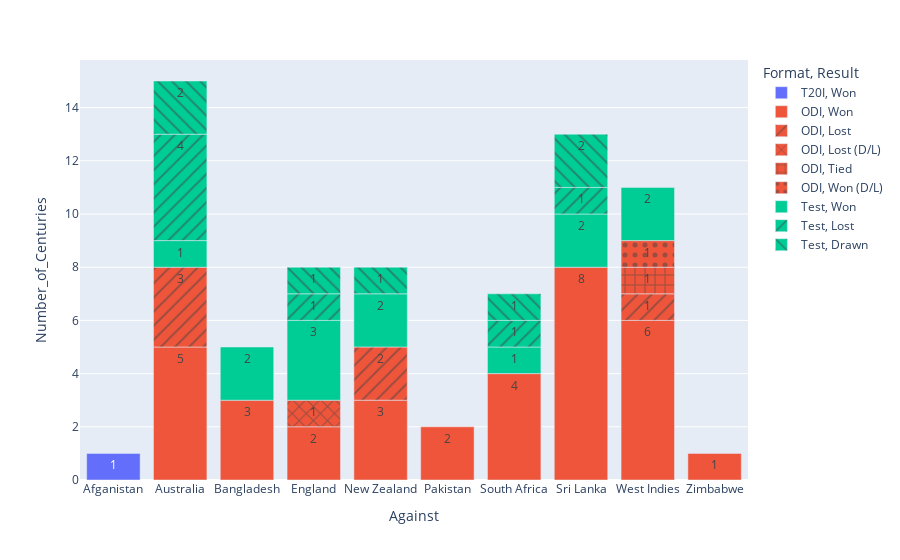

The notebook cell this image was saved under:
### Markdown cell above
**Virat Kohli's latest Century in each Format :**

* **Test** : 136 (Out), Ind vs Ban (22th Nov 2019) at Eden Garden,Kolkata,India (India won the Match while chasing,Virat batted at number 4 and Kohli was leading India)

* **ODI** : 114 (Not Out, str.rate: 115.15), Ind vs WI (14th Aug 2019) at Queen's Park Oval,Port of Spain (India won the Match while chasing,Virat batted at number 3,Virat was leading the team and was also awarded with Man of the Match)

* **T20I**: 122 (Not Out, str.rate: 200), Ind vs Afg (08th Sep 2022) at Dubai International Stadium,Dubai (India Won this match while defending and Virat was awarded with MOM)

***Observation :***

When Virat scored 100 last time India won matches in all 3 Formats

### Code cell
Tonvs = df.groupby(['Against','Format','Result'])['Score'].count().reset_index().rename(columns = {'Score':'Number_of_Centuries'})
px.bar(data_frame=Tonvs,x='Against',y='Number_of_Centuries',color='Format',text_auto=True,pattern_shape='Result')

### Figure 1 — Plotly figure (JSON) as saved in the notebook; plotly's stock layout.template omitted (floating-point values rounded to 4 significant figures)
{"data": [{"alignmentgroup": "True", "hovertemplate": "Format=T20I<br>Result=Won<br>Against=%{x}<br>Number_of_Centuries=%{y}<extra></extra>", "legendgroup": "T20I, Won", "marker": {"color": "#636efa", "pattern": {"shape": ""}}, "name": "T20I, Won", "offsetgroup": "T20I, Won", "orientation": "v", "showlegend": true, "textposition": "auto", "texttemplate": "%{y}", "type": "bar", "x": ["Afganistan"], "xaxis": "x", "y": [1], "yaxis": "y"}, {"alignmentgroup": "True", "hovertemplate": "Format=ODI<br>Result=Won<br>Against=%{x}<br>Number_of_Centuries=%{y}<extra></extra>", "legendgroup": "ODI, Won", "marker": {"color": "#EF553B", "pattern": {"shape": ""}}, "name": "ODI, Won", "offsetgroup": "ODI, Won", "orientation": "v", "showlegend": true, "textposition": "auto", "texttemplate": "%{y}", "type": "bar", "x": ["Australia", "Bangladesh", "England", "New Zealand", "Pakistan", "South Africa", "Sri Lanka", "West Indies", "Zimbabwe"], "xaxis": "x", "y": [5, 3, 2, 3, 2, 4, 8, 6, 1], "yaxis": "y"}, {"alignmentgroup": "True", "hovertemplate": "Format=ODI<br>Result=Lost<br>Against=%{x}<br>Number_of_Centuries=%{y}<extra></extra>", "legendgroup": "ODI, Lost", "marker": {"color": "#EF553B", "pattern": {"shape": "/"}}, "name": "ODI, Lost", "offsetgroup": "ODI, Lost", "orientation": "v", "showlegend": true, "textposition": "auto", "texttemplate": "%{y}", "type": "bar", "x": ["Australia", "New Zealand", "West Indies"], "xaxis": "x", "y": [3, 2, 1], "yaxis": "y"}, {"alignmentgroup": "True", "hovertemplate": "Format=ODI<br>Result=Lost (D/L)<br>Against=%{x}<br>Number_of_Centuries=%{y}<extra></extra>", "legendgroup": "ODI, Lost (D/L)", "marker": {"color": "#EF553B", "pattern": {"shape": "x"}}, "name": "ODI, Lost (D/L)", "offsetgroup": "ODI, Lost (D/L)", "orientation": "v", "showlegend": true, "textposition": "auto", "texttemplate": "%{y}", "type": "bar", "x": ["England"], "xaxis": "x", "y": [1], "yaxis": "y"}, {"alignmentgroup": "True", "hovertemplate": "Format=ODI<br>Result=Tied<br>Against=%{x}<br>Number_of_Centuries=%{y}<extra></extra>", "legendgroup": "ODI, Tied", "marker": {"color": "#EF553B", "pattern": {"shape": "+"}}, "name": "ODI, Tied", "offsetgroup": "ODI, Tied", "orientation": "v", "showlegend": true, "textposition": "auto", "texttemplate": "%{y}", "type": "bar", "x": ["West Indies"], "xaxis": "x", "y": [1], "yaxis": "y"}, {"alignmentgroup": "True", "hovertemplate": "Format=ODI<br>Result=Won (D/L)<br>Against=%{x}<br>Number_of_Centuries=%{y}<extra></extra>", "legendgroup": "ODI, Won (D/L)", "marker": {"color": "#EF553B", "pattern": {"shape": "."}}, "name": "ODI, Won (D/L)", "offsetgroup": "ODI, Won (D/L)", "orientation": "v", "showlegend": true, "textposition": "auto", "texttemplate": "%{y}", "type": "bar", "x": ["West Indies"], "xaxis": "x", "y": [1], "yaxis": "y"}, {"alignmentgroup": "True", "hovertemplate": "Format=Test<br>Result=Won<br>Against=%{x}<br>Number_of_Centuries=%{y}<extra></extra>", "legendgroup": "Test, Won", "marker": {"color": "#00cc96", "pattern": {"shape": ""}}, "name": "Test, Won", "offsetgroup": "Test, Won", "orientation": "v", "showlegend": true, "textposition": "auto", "texttemplate": "%{y}", "type": "bar", "x": ["Australia", "Bangladesh", "England", "New Zealand", "South Africa", "Sri Lanka", "West Indies"], "xaxis": "x", "y": [1, 2, 3, 2, 1, 2, 2], "yaxis": "y"}, {"alignmentgroup": "True", "hovertemplate": "Format=Test<br>Result=Lost<br>Against=%{x}<br>Number_of_Centuries=%{y}<extra></extra>", "legendgroup": "Test, Lost", "marker": {"color": "#00cc96", "pattern": {"shape": "/"}}, "name": "Test, Lost", "offsetgroup": "Test, Lost", "orientation": "v", "showlegend": true, "textposition": "auto", "texttemplate": "%{y}", "type": "bar", "x": ["Australia", "England", "South Africa", "Sri Lanka"], "xaxis": "x", "y": [4, 1, 1, 1], "yaxis": "y"}, {"alignmentgroup": "True", "hovertemplate": "Format=Test<br>Result=Drawn<br>Against=%{x}<br>Number_of_Centuries=%{y}<extra></extra>", "legendgroup": "Test, Drawn", "marker": {"color": "#00cc96", "pattern": {"shape": "\\"}}, "name": "Test, Drawn", "offsetgroup": "Test, Drawn", "orientation": "v", "showlegend": true, "textposition": "auto", "texttemplate": "%{y}", "type": "bar", "x": ["Australia", "England", "New Zealand", "South Africa", "Sri Lanka"], "xaxis": "x", "y": [2, 1, 1, 1, 2], "yaxis": "y"}], "layout": {"barmode": "relative", "legend": {"title": {"text": "Format, Result"}, "tracegroupgap": 0}, "margin": {"t": 60}, "xaxis": {"anchor": "y", "domain": [0, 1], "title": {"text": "Against"}}, "yaxis": {"anchor": "x", "domain": [0, 1], "title": {"text": "Number_of_Centuries"}}}}
